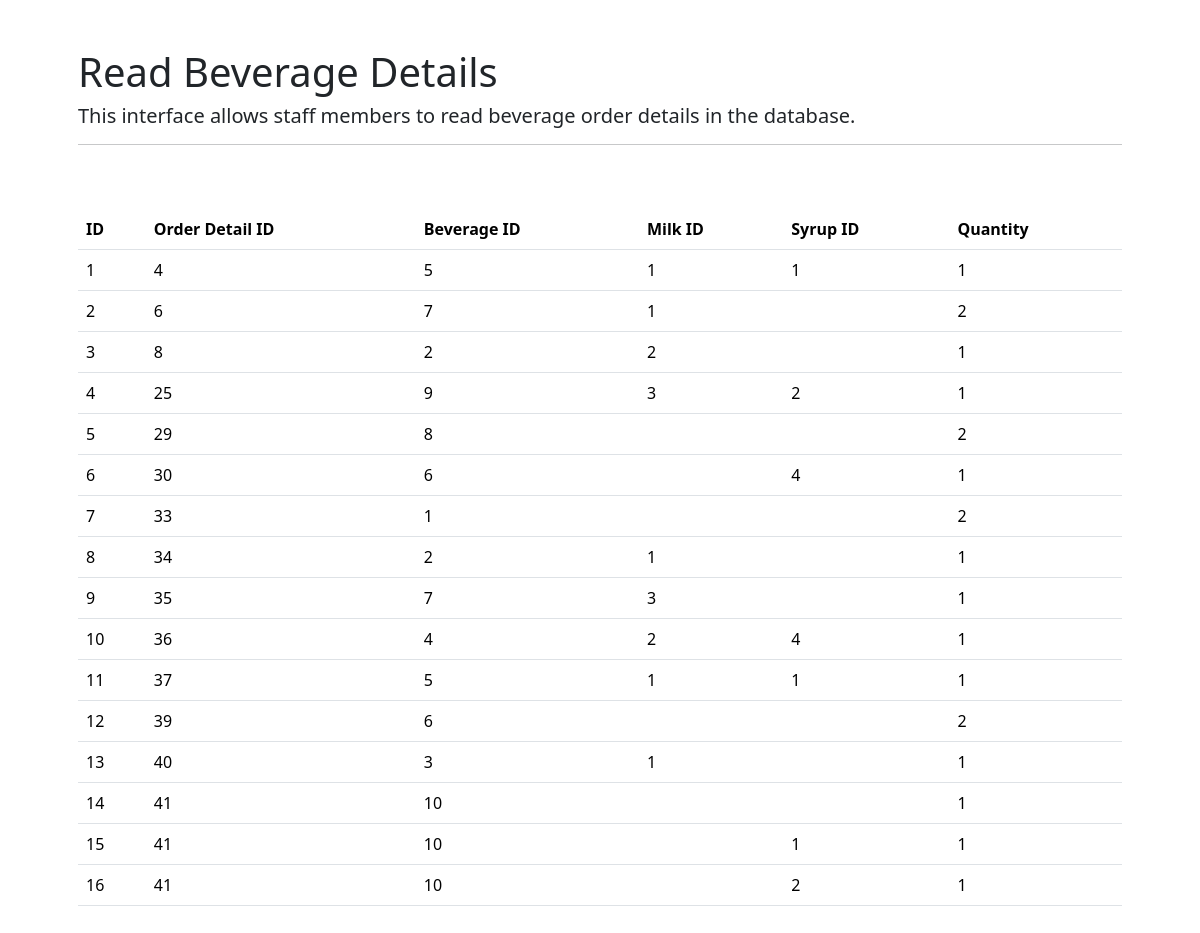
The page /final_project/read/read_beverage_detail.php on the database its author committed.
### tables this page shows
CREATE TABLE beverage_detail (
  beverage_detail_id INT NOT NULL,
  fk_order_detail_id INT NOT NULL,
  fk_beverage_id INT NOT NULL,
  fk_milk_id INT,
  fk_syrup_id INT,
  quantity INT NOT NULL,
  PRIMARY KEY (beverage_detail_id),
  FOREIGN KEY (fk_syrup_id)
      REFERENCES syrup(syrup_id),
  FOREIGN KEY (fk_milk_id)
      REFERENCES milk(milk_id),
  FOREIGN KEY (fk_beverage_id)
      REFERENCES beverage(beverage_id),
  FOREIGN KEY (fk_order_detail_id)
      REFERENCES order_detail(order_detail_id)
);

### final_project/read/read_beverage_detail.php (the view, shortened to what this page needs)
<?php
require_once '../connect.php';
$q1 = "SELECT * FROM beverage_detail";
$stmt = $conn->prepare($q1);
$stmt->execute($i);
?>
<!DOCTYPE HTML>
<html>
    <head>
         <link href="https://cdn.jsdelivr.net/npm/bootstrap@5.3.8/dist/css/bootstrap.min.css" rel="stylesheet">
    </head>
    <body>
    <div class="container p-5">
        <h1>Read Beverage Details</h1>
        <h5>This interface allows staff members to read beverage order details in the database.</h5>
        <hr/>
        <br><br>
        <table class="table">
                <thead>
                    <tr>
                    <th>ID</th>
                    <th>Order Detail ID</th>
                    <th>Beverage ID</th>
                    <th>Milk ID</th>
                    <th>Syrup ID</th>
                    <th>Quantity</th>
                    </tr>
                </thead>
                <tbody>
                <?php
                    while($beverage_detail = $stmt->fetch(PDO::FETCH_ASSOC)) { ?>
                    <tr>
                        <td><?php echo $beverage_detail["beverage_detail_id"];?></td>
                        <td><?php echo $beverage_detail["fk_order_detail_id"];?></td>
                        <td><?php echo $beverage_detail["fk_beverage_id"];?></td>
                        <td><?php echo $beverage_detail["fk_milk_id"];?></td>
                        <td><?php echo $beverage_detail["fk_syrup_id"];?></td>
                        <td><?php echo $beverage_detail["quantity"];?></td>
                    </tr>
                <?php
                    } ?>
                </tbody>
                </table>
    </div>
    </body>
</html>

### rows shown on the page
beverage_detail: beverage_detail_id "1", fk_order_detail "4", fk_beverage "5", fk_milk "1", fk_syrup "1", quantity "1"
beverage_detail: beverage_detail_id "2", fk_order_detail "6", fk_beverage "7", fk_milk "1", quantity "2"
beverage_detail: beverage_detail_id "3", fk_order_detail "8", fk_beverage "2", fk_milk "2", quantity "1"
beverage_detail: beverage_detail_id "4", fk_order_detail "25", fk_beverage "9", fk_milk "3", fk_syrup "2", quantity "1"
beverage_detail: beverage_detail_id "5", fk_order_detail "29", fk_beverage "8", quantity "2"
beverage_detail: beverage_detail_id "6", fk_order_detail "30", fk_beverage "6", fk_syrup "4", quantity "1"
beverage_detail: beverage_detail_id "7", fk_order_detail "33", fk_beverage "1", quantity "2"
beverage_detail: beverage_detail_id "8", fk_order_detail "34", fk_beverage "2", fk_milk "1", quantity "1"
beverage_detail: beverage_detail_id "9", fk_order_detail "35", fk_beverage "7", fk_milk "3", quantity "1"
beverage_detail: beverage_detail_id "10", fk_order_detail "36", fk_beverage "4", fk_milk "2", fk_syrup "4", quantity "1"
beverage_detail: beverage_detail_id "11", fk_order_detail "37", fk_beverage "5", fk_milk "1", fk_syrup "1", quantity "1"
beverage_detail: beverage_detail_id "12", fk_order_detail "39", fk_beverage "6", quantity "2"
beverage_detail: beverage_detail_id "13", fk_order_detail "40", fk_beverage "3", fk_milk "1", quantity "1"
beverage_detail: beverage_detail_id "14", fk_order_detail "41", fk_beverage "10", quantity "1"
beverage_detail: beverage_detail_id "15", fk_order_detail "41", fk_beverage "10", fk_syrup "1", quantity "1"
beverage_detail: beverage_detail_id "16", fk_order_detail "41", fk_beverage "10", fk_syrup "2", quantity "1"
